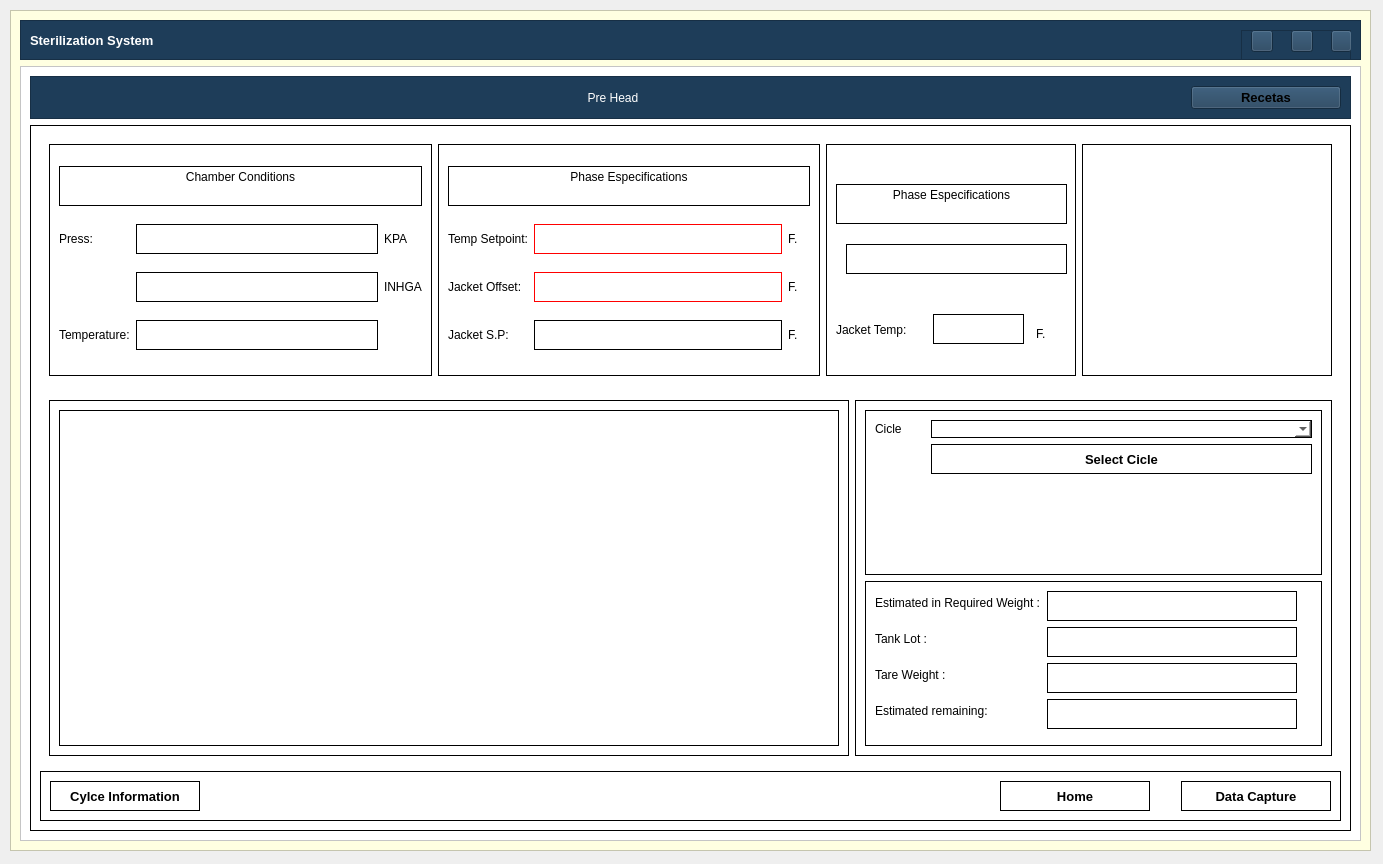
<?xml version="1.0" encoding="UTF-8"?>
<ui version="4.0">
 <class>MainWindow</class>
 <widget class="QMainWindow" name="MainWindow">
  <property name="geometry">
   <rect>
    <x>0</x>
    <y>0</y>
    <width>1383</width>
    <height>864</height>
   </rect>
  </property>
  <property name="windowTitle">
   <string>MainWindow</string>
  </property>
  <widget class="QWidget" name="centralwidget">
   <widget class="QFrame" name="content_frame">
    <property name="geometry">
     <rect>
      <x>10</x>
      <y>10</y>
      <width>1361</width>
      <height>841</height>
     </rect>
    </property>
    <property name="styleSheet">
     <string notr="true">background-color: rgb(255, 255, 225);</string>
    </property>
    <property name="frameShape">
     <enum>QFrame::StyledPanel</enum>
    </property>
    <property name="frameShadow">
     <enum>QFrame::Raised</enum>
    </property>
    <layout class="QVBoxLayout" name="verticalLayout">
     <item>
      <widget class="QFrame" name="top_bar_frame">
       <property name="minimumSize">
        <size>
         <width>0</width>
         <height>40</height>
        </size>
       </property>
       <property name="maximumSize">
        <size>
         <width>16777215</width>
         <height>40</height>
        </size>
       </property>
       <property name="styleSheet">
        <string notr="true">background-color: #1e3d59;</string>
       </property>
       <property name="frameShape">
        <enum>QFrame::StyledPanel</enum>
       </property>
       <property name="frameShadow">
        <enum>QFrame::Raised</enum>
       </property>
       <layout class="QHBoxLayout" name="horizontalLayout_3">
        <item>
         <widget class="QLabel" name="title_label">
          <property name="font">
           <font>
            <pointsize>10</pointsize>
            <bold>true</bold>
           </font>
          </property>
          <property name="styleSheet">
           <string notr="true">color: white;</string>
          </property>
          <property name="text">
           <string>Sterilization System</string>
          </property>
         </widget>
        </item>
        <item>
         <widget class="QFrame" name="buttons_holder_frame">
          <property name="minimumSize">
           <size>
            <width>0</width>
            <height>30</height>
           </size>
          </property>
          <property name="maximumSize">
           <size>
            <width>110</width>
            <height>16777215</height>
           </size>
          </property>
          <property name="frameShape">
           <enum>QFrame::StyledPanel</enum>
          </property>
          <property name="frameShadow">
           <enum>QFrame::Raised</enum>
          </property>
          <widget class="QToolButton" name="minimize_button">
           <property name="geometry">
            <rect>
             <x>10</x>
             <y>0</y>
             <width>22</width>
             <height>22</height>
            </rect>
           </property>
           <property name="text">
            <string/>
           </property>
           <property name="icon">
            <iconset>
             <normaloff>../../pys6-recipes-organizer/assets/icons/minimize-window.png</normaloff>../../pys6-recipes-organizer/assets/icons/minimize-window.png</iconset>
           </property>
           <property name="iconSize">
            <size>
             <width>25</width>
             <height>25</height>
            </size>
           </property>
          </widget>
          <widget class="QToolButton" name="restore_button">
           <property name="geometry">
            <rect>
             <x>50</x>
             <y>0</y>
             <width>22</width>
             <height>22</height>
            </rect>
           </property>
           <property name="text">
            <string/>
           </property>
           <property name="icon">
            <iconset>
             <normaloff>../../pys6-recipes-organizer/assets/icons/restore-window.png</normaloff>../../pys6-recipes-organizer/assets/icons/restore-window.png</iconset>
           </property>
           <property name="iconSize">
            <size>
             <width>25</width>
             <height>25</height>
            </size>
           </property>
          </widget>
          <widget class="QToolButton" name="maximize_button">
           <property name="geometry">
            <rect>
             <x>50</x>
             <y>0</y>
             <width>22</width>
             <height>22</height>
            </rect>
           </property>
           <property name="text">
            <string/>
           </property>
           <property name="icon">
            <iconset>
             <normaloff>../../pys6-recipes-organizer/assets/icons/maximize-window.png</normaloff>../../pys6-recipes-organizer/assets/icons/maximize-window.png</iconset>
           </property>
           <property name="iconSize">
            <size>
             <width>25</width>
             <height>25</height>
            </size>
           </property>
          </widget>
          <widget class="QToolButton" name="close_button">
           <property name="geometry">
            <rect>
             <x>90</x>
             <y>0</y>
             <width>21</width>
             <height>22</height>
            </rect>
           </property>
           <property name="text">
            <string/>
           </property>
           <property name="icon">
            <iconset>
             <normaloff>../../pys6-recipes-organizer/assets/icons/close-window.png</normaloff>../../pys6-recipes-organizer/assets/icons/close-window.png</iconset>
           </property>
           <property name="iconSize">
            <size>
             <width>25</width>
             <height>25</height>
            </size>
           </property>
          </widget>
         </widget>
        </item>
       </layout>
      </widget>
     </item>
     <item>
      <widget class="QFrame" name="frame_3">
       <property name="styleSheet">
        <string notr="true">background-color: rgb(255, 255, 255);</string>
       </property>
       <property name="frameShape">
        <enum>QFrame::StyledPanel</enum>
       </property>
       <property name="frameShadow">
        <enum>QFrame::Raised</enum>
       </property>
       <layout class="QVBoxLayout" name="verticalLayout_2">
        <item>
         <widget class="QFrame" name="frame_6">
          <property name="minimumSize">
           <size>
            <width>0</width>
            <height>0</height>
           </size>
          </property>
          <property name="maximumSize">
           <size>
            <width>16777215</width>
            <height>50</height>
           </size>
          </property>
          <property name="styleSheet">
           <string notr="true">background-color: #1e3d59;</string>
          </property>
          <property name="frameShape">
           <enum>QFrame::StyledPanel</enum>
          </property>
          <property name="frameShadow">
           <enum>QFrame::Raised</enum>
          </property>
          <layout class="QHBoxLayout" name="horizontalLayout">
           <item>
            <spacer name="horizontalSpacer_2">
             <property name="orientation">
              <enum>Qt::Horizontal</enum>
             </property>
             <property name="sizeHint" stdset="0">
              <size>
               <width>40</width>
               <height>20</height>
              </size>
             </property>
            </spacer>
           </item>
           <item>
            <widget class="QLabel" name="label">
             <property name="minimumSize">
              <size>
               <width>200</width>
               <height>0</height>
              </size>
             </property>
             <property name="styleSheet">
              <string notr="true">color: rgb(255, 255, 255);
font: 700 16pt &quot;Segoe UI&quot;;</string>
             </property>
             <property name="text">
              <string>Pre Head</string>
             </property>
             <property name="alignment">
              <set>Qt::AlignCenter</set>
             </property>
            </widget>
           </item>
           <item>
            <spacer name="horizontalSpacer">
             <property name="orientation">
              <enum>Qt::Horizontal</enum>
             </property>
             <property name="sizeHint" stdset="0">
              <size>
               <width>40</width>
               <height>20</height>
              </size>
             </property>
            </spacer>
           </item>
           <item>
            <widget class="QPushButton" name="add_edit_button">
             <property name="minimumSize">
              <size>
               <width>150</width>
               <height>0</height>
              </size>
             </property>
             <property name="font">
              <font>
               <pointsize>10</pointsize>
               <bold>true</bold>
              </font>
             </property>
             <property name="styleSheet">
              <string notr="true">QPushButton { 
background-color : #ff6e40;
color: white;
}
QPushButton::hover {background-color : #ffc13b};</string>
             </property>
             <property name="text">
              <string>Recetas</string>
             </property>
             <property name="icon">
              <iconset>
               <normaloff>../../pys6-recipes-organizer/assets/icons/plus.png</normaloff>../../pys6-recipes-organizer/assets/icons/plus.png</iconset>
             </property>
             <property name="iconSize">
              <size>
               <width>20</width>
               <height>20</height>
              </size>
             </property>
            </widget>
           </item>
          </layout>
         </widget>
        </item>
        <item>
         <widget class="QFrame" name="frame">
          <property name="styleSheet">
           <string notr="true">border-color: rgb(0, 0, 0);
border: 1px solid black;</string>
          </property>
          <property name="frameShape">
           <enum>QFrame::StyledPanel</enum>
          </property>
          <property name="frameShadow">
           <enum>QFrame::Raised</enum>
          </property>
          <layout class="QVBoxLayout" name="verticalLayout_3">
           <item>
            <widget class="QFrame" name="frame_2">
             <property name="minimumSize">
              <size>
               <width>0</width>
               <height>250</height>
              </size>
             </property>
             <property name="styleSheet">
              <string notr="true">
border: 0px solid black;</string>
             </property>
             <property name="frameShape">
              <enum>QFrame::StyledPanel</enum>
             </property>
             <property name="frameShadow">
              <enum>QFrame::Raised</enum>
             </property>
             <layout class="QHBoxLayout" name="horizontalLayout_2">
              <item>
               <widget class="QFrame" name="frame_9">
                <property name="styleSheet">
                 <string notr="true">border-color: rgb(0, 0, 0);
border: 1px solid black;</string>
                </property>
                <property name="frameShape">
                 <enum>QFrame::StyledPanel</enum>
                </property>
                <property name="frameShadow">
                 <enum>QFrame::Raised</enum>
                </property>
                <layout class="QGridLayout" name="gridLayout">
                 <item row="2" column="2">
                  <widget class="QLabel" name="label_5">
                   <property name="maximumSize">
                    <size>
                     <width>50</width>
                     <height>16777215</height>
                    </size>
                   </property>
                   <property name="styleSheet">
                    <string notr="true">border: 0px solid black;
font: 12pt &quot;Segoe UI&quot;;</string>
                   </property>
                   <property name="text">
                    <string>INHGA</string>
                   </property>
                  </widget>
                 </item>
                 <item row="1" column="1">
                  <widget class="QLineEdit" name="lineEdit">
                   <property name="minimumSize">
                    <size>
                     <width>0</width>
                     <height>30</height>
                    </size>
                   </property>
                   <property name="maximumSize">
                    <size>
                     <width>250</width>
                     <height>16777215</height>
                    </size>
                   </property>
                  </widget>
                 </item>
                 <item row="2" column="1">
                  <widget class="QLineEdit" name="lineEdit_2">
                   <property name="minimumSize">
                    <size>
                     <width>0</width>
                     <height>30</height>
                    </size>
                   </property>
                   <property name="maximumSize">
                    <size>
                     <width>250</width>
                     <height>16777215</height>
                    </size>
                   </property>
                  </widget>
                 </item>
                 <item row="1" column="0">
                  <widget class="QLabel" name="label_3">
                   <property name="maximumSize">
                    <size>
                     <width>150</width>
                     <height>16777215</height>
                    </size>
                   </property>
                   <property name="styleSheet">
                    <string notr="true">border: 0px solid black;
font: 12pt &quot;Segoe UI&quot;;</string>
                   </property>
                   <property name="text">
                    <string>Press:</string>
                   </property>
                  </widget>
                 </item>
                 <item row="1" column="2">
                  <widget class="QLabel" name="label_4">
                   <property name="maximumSize">
                    <size>
                     <width>50</width>
                     <height>16777215</height>
                    </size>
                   </property>
                   <property name="styleSheet">
                    <string notr="true">border: 0px solid black;
font: 12pt &quot;Segoe UI&quot;;</string>
                   </property>
                   <property name="text">
                    <string>KPA</string>
                   </property>
                  </widget>
                 </item>
                 <item row="3" column="0">
                  <widget class="QLabel" name="label_6">
                   <property name="minimumSize">
                    <size>
                     <width>50</width>
                     <height>0</height>
                    </size>
                   </property>
                   <property name="styleSheet">
                    <string notr="true">border: 0px solid black;
font: 12pt &quot;Segoe UI&quot;;</string>
                   </property>
                   <property name="text">
                    <string>Temperature:</string>
                   </property>
                  </widget>
                 </item>
                 <item row="3" column="1">
                  <widget class="QLineEdit" name="lineEdit_3">
                   <property name="minimumSize">
                    <size>
                     <width>0</width>
                     <height>30</height>
                    </size>
                   </property>
                   <property name="maximumSize">
                    <size>
                     <width>250</width>
                     <height>16777215</height>
                    </size>
                   </property>
                  </widget>
                 </item>
                 <item row="0" column="0" colspan="3">
                  <widget class="QLabel" name="label_2">
                   <property name="maximumSize">
                    <size>
                     <width>16777215</width>
                     <height>40</height>
                    </size>
                   </property>
                   <property name="styleSheet">
                    <string notr="true">font: 600 12pt &quot;Segoe UI&quot;;</string>
                   </property>
                   <property name="text">
                    <string>Chamber Conditions</string>
                   </property>
                   <property name="alignment">
                    <set>Qt::AlignHCenter|Qt::AlignTop</set>
                   </property>
                  </widget>
                 </item>
                </layout>
               </widget>
              </item>
              <item>
               <widget class="QFrame" name="frame_8">
                <property name="minimumSize">
                 <size>
                  <width>250</width>
                  <height>0</height>
                 </size>
                </property>
                <property name="styleSheet">
                 <string notr="true">border-color: rgb(0, 0, 0);
border: 1px solid black;</string>
                </property>
                <property name="frameShape">
                 <enum>QFrame::StyledPanel</enum>
                </property>
                <property name="frameShadow">
                 <enum>QFrame::Raised</enum>
                </property>
                <layout class="QGridLayout" name="gridLayout_2">
                 <item row="2" column="0">
                  <widget class="QLabel" name="label_10">
                   <property name="maximumSize">
                    <size>
                     <width>150</width>
                     <height>16777215</height>
                    </size>
                   </property>
                   <property name="styleSheet">
                    <string notr="true">border: 0px solid black;
font: 12pt &quot;Segoe UI&quot;;</string>
                   </property>
                   <property name="text">
                    <string>Temp Setpoint:</string>
                   </property>
                  </widget>
                 </item>
                 <item row="3" column="1">
                  <widget class="QLineEdit" name="lineEdit_5">
                   <property name="minimumSize">
                    <size>
                     <width>0</width>
                     <height>30</height>
                    </size>
                   </property>
                   <property name="maximumSize">
                    <size>
                     <width>250</width>
                     <height>16777215</height>
                    </size>
                   </property>
                   <property name="styleSheet">
                    <string notr="true">border-color: rgb(255, 0, 0);</string>
                   </property>
                  </widget>
                 </item>
                 <item row="4" column="1">
                  <widget class="QLineEdit" name="lineEdit_6">
                   <property name="minimumSize">
                    <size>
                     <width>0</width>
                     <height>30</height>
                    </size>
                   </property>
                   <property name="maximumSize">
                    <size>
                     <width>250</width>
                     <height>16777215</height>
                    </size>
                   </property>
                  </widget>
                 </item>
                 <item row="4" column="2">
                  <widget class="QLabel" name="label_13">
                   <property name="maximumSize">
                    <size>
                     <width>50</width>
                     <height>16777215</height>
                    </size>
                   </property>
                   <property name="styleSheet">
                    <string notr="true">border: 0px solid black;
font: 12pt &quot;Segoe UI&quot;;</string>
                   </property>
                   <property name="text">
                    <string>F.</string>
                   </property>
                  </widget>
                 </item>
                 <item row="2" column="1">
                  <widget class="QLineEdit" name="lineEdit_4">
                   <property name="minimumSize">
                    <size>
                     <width>0</width>
                     <height>30</height>
                    </size>
                   </property>
                   <property name="maximumSize">
                    <size>
                     <width>250</width>
                     <height>16777215</height>
                    </size>
                   </property>
                   <property name="styleSheet">
                    <string notr="true">border-color: rgb(255, 0, 0);</string>
                   </property>
                  </widget>
                 </item>
                 <item row="0" column="0" colspan="5">
                  <widget class="QLabel" name="label_7">
                   <property name="maximumSize">
                    <size>
                     <width>16777215</width>
                     <height>40</height>
                    </size>
                   </property>
                   <property name="styleSheet">
                    <string notr="true">font: 600 12pt &quot;Segoe UI&quot;;</string>
                   </property>
                   <property name="text">
                    <string>Phase Especifications</string>
                   </property>
                   <property name="alignment">
                    <set>Qt::AlignHCenter|Qt::AlignTop</set>
                   </property>
                  </widget>
                 </item>
                 <item row="3" column="0">
                  <widget class="QLabel" name="label_12">
                   <property name="maximumSize">
                    <size>
                     <width>150</width>
                     <height>16777215</height>
                    </size>
                   </property>
                   <property name="styleSheet">
                    <string notr="true">border: 0px solid black;
font: 12pt &quot;Segoe UI&quot;;</string>
                   </property>
                   <property name="text">
                    <string>Jacket Offset:</string>
                   </property>
                  </widget>
                 </item>
                 <item row="4" column="0">
                  <widget class="QLabel" name="label_14">
                   <property name="maximumSize">
                    <size>
                     <width>150</width>
                     <height>16777215</height>
                    </size>
                   </property>
                   <property name="styleSheet">
                    <string notr="true">border: 0px solid black;
font: 12pt &quot;Segoe UI&quot;;</string>
                   </property>
                   <property name="text">
                    <string>Jacket S.P:</string>
                   </property>
                  </widget>
                 </item>
                 <item row="2" column="2">
                  <widget class="QLabel" name="label_9">
                   <property name="maximumSize">
                    <size>
                     <width>50</width>
                     <height>16777215</height>
                    </size>
                   </property>
                   <property name="styleSheet">
                    <string notr="true">border: 0px solid black;
font: 12pt &quot;Segoe UI&quot;;</string>
                   </property>
                   <property name="text">
                    <string>F.</string>
                   </property>
                  </widget>
                 </item>
                 <item row="3" column="2">
                  <widget class="QLabel" name="label_11">
                   <property name="maximumSize">
                    <size>
                     <width>50</width>
                     <height>16777215</height>
                    </size>
                   </property>
                   <property name="styleSheet">
                    <string notr="true">border: 0px solid black;
font: 12pt &quot;Segoe UI&quot;;</string>
                   </property>
                   <property name="text">
                    <string>F.</string>
                   </property>
                  </widget>
                 </item>
                </layout>
               </widget>
              </item>
              <item>
               <widget class="QFrame" name="frame_7">
                <property name="minimumSize">
                 <size>
                  <width>250</width>
                  <height>0</height>
                 </size>
                </property>
                <property name="styleSheet">
                 <string notr="true">border-color: rgb(0, 0, 0);
border: 1px solid black;</string>
                </property>
                <property name="frameShape">
                 <enum>QFrame::StyledPanel</enum>
                </property>
                <property name="frameShadow">
                 <enum>QFrame::Raised</enum>
                </property>
                <widget class="QLineEdit" name="lineEdit_8">
                 <property name="geometry">
                  <rect>
                   <x>20</x>
                   <y>100</y>
                   <width>221</width>
                   <height>30</height>
                  </rect>
                 </property>
                 <property name="minimumSize">
                  <size>
                   <width>0</width>
                   <height>30</height>
                  </size>
                 </property>
                 <property name="maximumSize">
                  <size>
                   <width>250</width>
                   <height>16777215</height>
                  </size>
                 </property>
                </widget>
                <widget class="QLabel" name="label_8">
                 <property name="geometry">
                  <rect>
                   <x>10</x>
                   <y>40</y>
                   <width>231</width>
                   <height>40</height>
                  </rect>
                 </property>
                 <property name="maximumSize">
                  <size>
                   <width>16777215</width>
                   <height>40</height>
                  </size>
                 </property>
                 <property name="styleSheet">
                  <string notr="true">font: 600 12pt &quot;Segoe UI&quot;;</string>
                 </property>
                 <property name="text">
                  <string>Phase Especifications</string>
                 </property>
                 <property name="alignment">
                  <set>Qt::AlignHCenter|Qt::AlignTop</set>
                 </property>
                </widget>
                <widget class="QLineEdit" name="lineEdit_7">
                 <property name="geometry">
                  <rect>
                   <x>107</x>
                   <y>170</y>
                   <width>91</width>
                   <height>30</height>
                  </rect>
                 </property>
                 <property name="minimumSize">
                  <size>
                   <width>0</width>
                   <height>30</height>
                  </size>
                 </property>
                 <property name="maximumSize">
                  <size>
                   <width>250</width>
                   <height>16777215</height>
                  </size>
                 </property>
                </widget>
                <widget class="QLabel" name="label_15">
                 <property name="geometry">
                  <rect>
                   <x>10</x>
                   <y>175</y>
                   <width>91</width>
                   <height>21</height>
                  </rect>
                 </property>
                 <property name="maximumSize">
                  <size>
                   <width>150</width>
                   <height>16777215</height>
                  </size>
                 </property>
                 <property name="styleSheet">
                  <string notr="true">border: 0px solid black;
font: 12pt &quot;Segoe UI&quot;;</string>
                 </property>
                 <property name="text">
                  <string>Jacket Temp:</string>
                 </property>
                </widget>
                <widget class="QLabel" name="label_17">
                 <property name="geometry">
                  <rect>
                   <x>210</x>
                   <y>180</y>
                   <width>16</width>
                   <height>20</height>
                  </rect>
                 </property>
                 <property name="maximumSize">
                  <size>
                   <width>50</width>
                   <height>16777215</height>
                  </size>
                 </property>
                 <property name="styleSheet">
                  <string notr="true">border: 0px solid black;
font: 12pt &quot;Segoe UI&quot;;</string>
                 </property>
                 <property name="text">
                  <string>F.</string>
                 </property>
                </widget>
               </widget>
              </item>
              <item>
               <widget class="QFrame" name="frame_5">
                <property name="minimumSize">
                 <size>
                  <width>250</width>
                  <height>0</height>
                 </size>
                </property>
                <property name="styleSheet">
                 <string notr="true">border-color: rgb(0, 0, 0);
border: 1px solid black;</string>
                </property>
                <property name="frameShape">
                 <enum>QFrame::StyledPanel</enum>
                </property>
                <property name="frameShadow">
                 <enum>QFrame::Raised</enum>
                </property>
                <widget class="QLabel" name="label_16">
                 <property name="geometry">
                  <rect>
                   <x>260</x>
                   <y>200</y>
                   <width>6</width>
                   <height>20</height>
                  </rect>
                 </property>
                 <property name="maximumSize">
                  <size>
                   <width>50</width>
                   <height>16777215</height>
                  </size>
                 </property>
                 <property name="styleSheet">
                  <string notr="true">border: 0px solid black;</string>
                 </property>
                 <property name="text">
                  <string>F</string>
                 </property>
                </widget>
               </widget>
              </item>
             </layout>
            </widget>
           </item>
           <item>
            <widget class="QFrame" name="frame_4">
             <property name="styleSheet">
              <string notr="true">border: 0px solid black;</string>
             </property>
             <property name="frameShape">
              <enum>QFrame::StyledPanel</enum>
             </property>
             <property name="frameShadow">
              <enum>QFrame::Raised</enum>
             </property>
             <layout class="QHBoxLayout" name="horizontalLayout_4">
              <item>
               <widget class="QFrame" name="frame_11">
                <property name="minimumSize">
                 <size>
                  <width>800</width>
                  <height>0</height>
                 </size>
                </property>
                <property name="styleSheet">
                 <string notr="true">border-color: rgb(0, 0, 0);
border: 1px solid black;</string>
                </property>
                <property name="frameShape">
                 <enum>QFrame::StyledPanel</enum>
                </property>
                <property name="frameShadow">
                 <enum>QFrame::Raised</enum>
                </property>
                <layout class="QVBoxLayout" name="verticalLayout_5">
                 <item>
                  <widget class="QGraphicsView" name="graphicsView"/>
                 </item>
                </layout>
               </widget>
              </item>
              <item>
               <widget class="QFrame" name="frame_10">
                <property name="minimumSize">
                 <size>
                  <width>250</width>
                  <height>100</height>
                 </size>
                </property>
                <property name="styleSheet">
                 <string notr="true">border-color: rgb(0, 0, 0);
border: 1px solid black;</string>
                </property>
                <property name="frameShape">
                 <enum>QFrame::StyledPanel</enum>
                </property>
                <property name="frameShadow">
                 <enum>QFrame::Raised</enum>
                </property>
                <layout class="QVBoxLayout" name="verticalLayout_4">
                 <item>
                  <widget class="QFrame" name="frame_12">
                   <property name="frameShape">
                    <enum>QFrame::StyledPanel</enum>
                   </property>
                   <property name="frameShadow">
                    <enum>QFrame::Raised</enum>
                   </property>
                   <layout class="QFormLayout" name="formLayout_2">
                    <item row="0" column="0">
                     <widget class="QLabel" name="label_22">
                      <property name="minimumSize">
                       <size>
                        <width>50</width>
                        <height>0</height>
                       </size>
                      </property>
                      <property name="styleSheet">
                       <string notr="true">border: 0px solid black;
font: 12pt &quot;Segoe UI&quot;;</string>
                      </property>
                      <property name="text">
                       <string>Cicle</string>
                      </property>
                     </widget>
                    </item>
                    <item row="0" column="1">
                     <widget class="QComboBox" name="comboBox"/>
                    </item>
                    <item row="1" column="1">
                     <widget class="QPushButton" name="view_button_3">
                      <property name="minimumSize">
                       <size>
                        <width>150</width>
                        <height>30</height>
                       </size>
                      </property>
                      <property name="font">
                       <font>
                        <pointsize>10</pointsize>
                        <bold>true</bold>
                       </font>
                      </property>
                      <property name="styleSheet">
                       <string notr="true">QPushButton{
	background-color : #17A2B8;
	color: white;
}
QPushButton::hover {background-color : #ffc13b};</string>
                      </property>
                      <property name="text">
                       <string>Select Cicle</string>
                      </property>
                      <property name="iconSize">
                       <size>
                        <width>20</width>
                        <height>20</height>
                       </size>
                      </property>
                     </widget>
                    </item>
                   </layout>
                  </widget>
                 </item>
                 <item>
                  <widget class="QFrame" name="frame_13">
                   <property name="frameShape">
                    <enum>QFrame::StyledPanel</enum>
                   </property>
                   <property name="frameShadow">
                    <enum>QFrame::Raised</enum>
                   </property>
                   <layout class="QFormLayout" name="formLayout">
                    <item row="20" column="0">
                     <widget class="QLabel" name="label_19">
                      <property name="minimumSize">
                       <size>
                        <width>50</width>
                        <height>0</height>
                       </size>
                      </property>
                      <property name="styleSheet">
                       <string notr="true">border: 0px solid black;
font: 12pt &quot;Segoe UI&quot;;</string>
                      </property>
                      <property name="text">
                       <string>Estimated remaining:</string>
                      </property>
                     </widget>
                    </item>
                    <item row="20" column="1">
                     <widget class="QLineEdit" name="lineEdit_10">
                      <property name="minimumSize">
                       <size>
                        <width>0</width>
                        <height>30</height>
                       </size>
                      </property>
                      <property name="maximumSize">
                       <size>
                        <width>250</width>
                        <height>16777215</height>
                       </size>
                      </property>
                     </widget>
                    </item>
                    <item row="2" column="0">
                     <widget class="QLabel" name="label_18">
                      <property name="minimumSize">
                       <size>
                        <width>50</width>
                        <height>0</height>
                       </size>
                      </property>
                      <property name="styleSheet">
                       <string notr="true">border: 0px solid black;
font: 12pt &quot;Segoe UI&quot;;</string>
                      </property>
                      <property name="text">
                       <string>Estimated in Required Weight :</string>
                      </property>
                     </widget>
                    </item>
                    <item row="2" column="1">
                     <widget class="QLineEdit" name="lineEdit_9">
                      <property name="minimumSize">
                       <size>
                        <width>0</width>
                        <height>30</height>
                       </size>
                      </property>
                      <property name="maximumSize">
                       <size>
                        <width>250</width>
                        <height>16777215</height>
                       </size>
                      </property>
                     </widget>
                    </item>
                    <item row="8" column="1">
                     <widget class="QLineEdit" name="lineEdit_12">
                      <property name="minimumSize">
                       <size>
                        <width>0</width>
                        <height>30</height>
                       </size>
                      </property>
                      <property name="maximumSize">
                       <size>
                        <width>250</width>
                        <height>16777215</height>
                       </size>
                      </property>
                     </widget>
                    </item>
                    <item row="8" column="0">
                     <widget class="QLabel" name="label_21">
                      <property name="minimumSize">
                       <size>
                        <width>50</width>
                        <height>0</height>
                       </size>
                      </property>
                      <property name="styleSheet">
                       <string notr="true">border: 0px solid black;
font: 12pt &quot;Segoe UI&quot;;</string>
                      </property>
                      <property name="text">
                       <string>Tank Lot :</string>
                      </property>
                     </widget>
                    </item>
                    <item row="14" column="1">
                     <widget class="QLineEdit" name="lineEdit_11">
                      <property name="minimumSize">
                       <size>
                        <width>0</width>
                        <height>30</height>
                       </size>
                      </property>
                      <property name="maximumSize">
                       <size>
                        <width>250</width>
                        <height>16777215</height>
                       </size>
                      </property>
                     </widget>
                    </item>
                    <item row="14" column="0">
                     <widget class="QLabel" name="label_20">
                      <property name="minimumSize">
                       <size>
                        <width>50</width>
                        <height>0</height>
                       </size>
                      </property>
                      <property name="styleSheet">
                       <string notr="true">border: 0px solid black;
font: 12pt &quot;Segoe UI&quot;;</string>
                      </property>
                      <property name="text">
                       <string>Tare Weight :</string>
                      </property>
                     </widget>
                    </item>
                   </layout>
                  </widget>
                 </item>
                </layout>
               </widget>
              </item>
             </layout>
            </widget>
           </item>
           <item>
            <widget class="QFrame" name="frame_14">
             <property name="frameShape">
              <enum>QFrame::StyledPanel</enum>
             </property>
             <property name="frameShadow">
              <enum>QFrame::Raised</enum>
             </property>
             <layout class="QHBoxLayout" name="horizontalLayout_5">
              <item>
               <widget class="QPushButton" name="view_button_4">
                <property name="minimumSize">
                 <size>
                  <width>150</width>
                  <height>30</height>
                 </size>
                </property>
                <property name="font">
                 <font>
                  <pointsize>10</pointsize>
                  <bold>true</bold>
                 </font>
                </property>
                <property name="styleSheet">
                 <string notr="true">QPushButton{
	background-color : #17A2B8;
	color: white;
}
QPushButton::hover {background-color : #ffc13b};</string>
                </property>
                <property name="text">
                 <string>Cylce Information</string>
                </property>
                <property name="iconSize">
                 <size>
                  <width>20</width>
                  <height>20</height>
                 </size>
                </property>
               </widget>
              </item>
              <item>
               <spacer name="horizontalSpacer_3">
                <property name="orientation">
                 <enum>Qt::Horizontal</enum>
                </property>
                <property name="sizeHint" stdset="0">
                 <size>
                  <width>40</width>
                  <height>20</height>
                 </size>
                </property>
               </spacer>
              </item>
              <item>
               <widget class="QPushButton" name="view_button_2">
                <property name="minimumSize">
                 <size>
                  <width>150</width>
                  <height>30</height>
                 </size>
                </property>
                <property name="font">
                 <font>
                  <pointsize>10</pointsize>
                  <bold>true</bold>
                 </font>
                </property>
                <property name="styleSheet">
                 <string notr="true">QPushButton{
	background-color : #17A2B8;
	color: white;
}
QPushButton::hover {background-color : #ffc13b};</string>
                </property>
                <property name="text">
                 <string>Home</string>
                </property>
                <property name="iconSize">
                 <size>
                  <width>20</width>
                  <height>20</height>
                 </size>
                </property>
               </widget>
              </item>
              <item>
               <spacer name="horizontalSpacer_4">
                <property name="orientation">
                 <enum>Qt::Horizontal</enum>
                </property>
                <property name="sizeType">
                 <enum>QSizePolicy::Minimum</enum>
                </property>
                <property name="sizeHint" stdset="0">
                 <size>
                  <width>25</width>
                  <height>20</height>
                 </size>
                </property>
               </spacer>
              </item>
              <item>
               <widget class="QPushButton" name="view_button">
                <property name="minimumSize">
                 <size>
                  <width>150</width>
                  <height>30</height>
                 </size>
                </property>
                <property name="font">
                 <font>
                  <pointsize>10</pointsize>
                  <bold>true</bold>
                 </font>
                </property>
                <property name="styleSheet">
                 <string notr="true">QPushButton{
	background-color : #17A2B8;
	color: white;
}
QPushButton::hover {background-color : #ffc13b};</string>
                </property>
                <property name="text">
                 <string>Data Capture</string>
                </property>
                <property name="iconSize">
                 <size>
                  <width>20</width>
                  <height>20</height>
                 </size>
                </property>
               </widget>
              </item>
             </layout>
            </widget>
           </item>
          </layout>
         </widget>
        </item>
       </layout>
      </widget>
     </item>
    </layout>
   </widget>
  </widget>
 </widget>
 <resources/>
 <connections/>
</ui>
